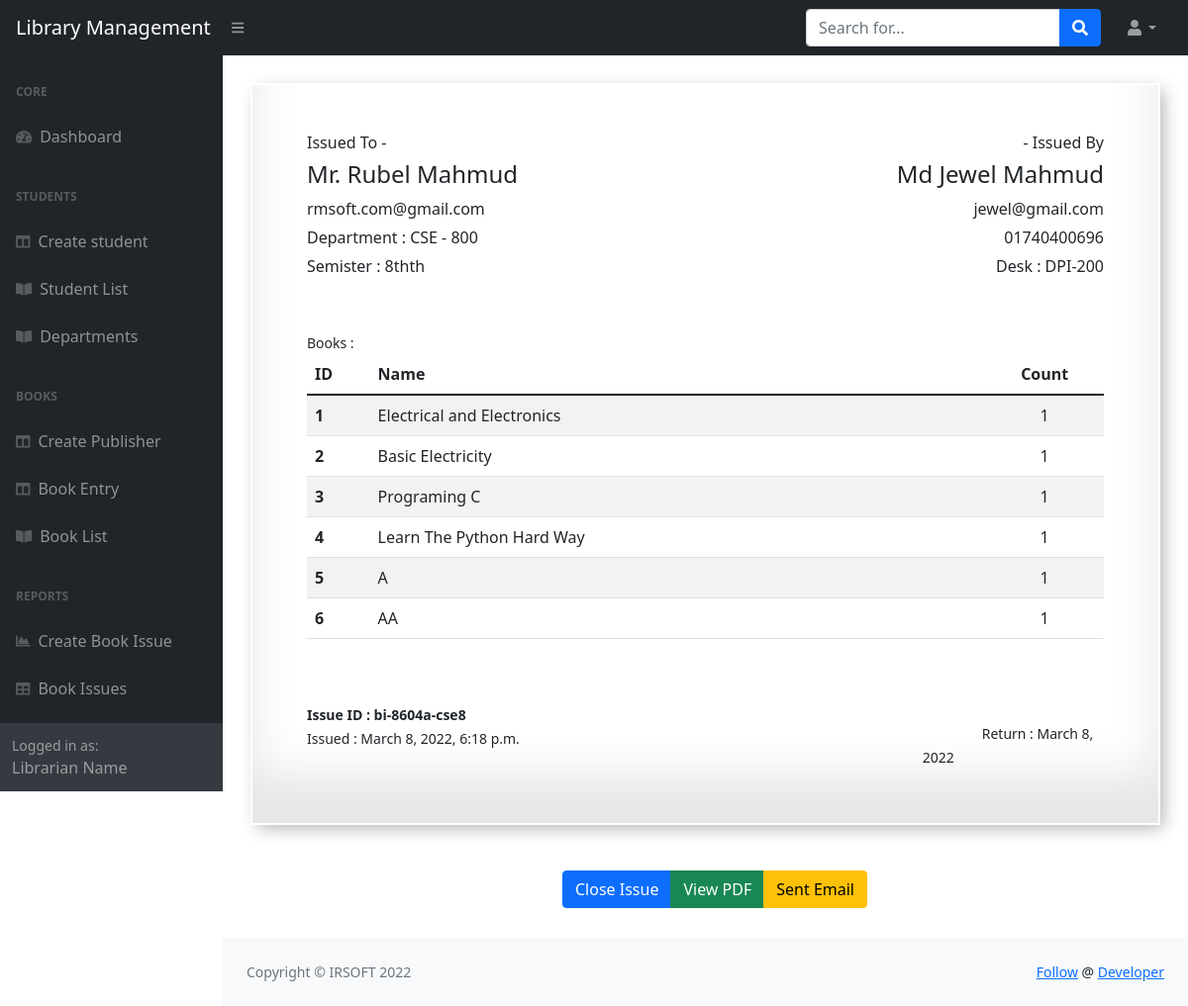
The app's page /issues/33/document/ with its own data.
### book_issues/models.py (models this page shows, shortened)
class BookIssue(models.Model):
    issueId = models.CharField(max_length=50, null=True, blank=True, editable=False)
    title = models.CharField(max_length=100, default='Book reception info')
    slug = models.CharField(max_length=200, null=True, blank=True)
    student = models.ForeignKey(Student, on_delete=models.CASCADE)
    librarian = models.ForeignKey(Librarian, on_delete=models.CASCADE)
    books = models.ManyToManyField(Book)
    issue_date = models.DateTimeField(auto_now_add=True)
    updated_at = models.DateTimeField(null=True, blank=True)
    return_date = models.DateField(null=True, blank=True)
    is_closed = models.BooleanField(default=False)
    class Meta:
        verbose_name_plural = 'bookissues'

### students/models.py (models this page shows, shortened)
class Student(models.Model):
    semisters = (
        ('1st','1st'),
        ('2nd','2nd'),
        ('3rd','3rd'),
        ('4th','4th'),
        ('5th','5th'),
        ('6th','6th'),
        ('7th','7th'),
        ('8th','8th')
    )
    gender = (
        ('male', 'Male'),
        ('female', 'Female'),
        ('other', 'Other'),
    )
    stdId = models.CharField(max_length=50, null=True, blank=True, editable=False)
    name = models.CharField(max_length=100)
    email = models.CharField(max_length=50)
    mobile = models.CharField(max_length=50)
    session = models.CharField(max_length=50)
    department = models.ForeignKey(Department, on_delete=models.CASCADE)
    semister = models.CharField(choices=semisters, max_length=50)
    dob = models.DateField()
    fatherName = models.CharField(max_length=100)
    motherName = models.CharField(max_length=100)
    address = models.TextField(max_length=500)
    religion = models.CharField(max_length=100)
    gender = models.CharField(choices=gender, max_length=100)
    class Meta:
        verbose_name_plural = 'students'

class Department(models.Model):
    name = models.CharField(max_length=100)
    code = models.CharField(max_length=50)
    description = models.TextField(max_length=600)
    class Meta:
        verbose_name_plural = 'departments'
    def __str__(self):
        return f'{self.name} - {self.code}'

### librarians/models.py (models this page shows, shortened)
class Librarian(models.Model):
    libId = models.CharField(max_length=50, null=True, blank=True)
    name = models.CharField(max_length=100)
    email = models.CharField(max_length=50)
    mobile = models.CharField(max_length=50)
    photo = models.ImageField(max_length=600)
    class Meta:
        verbose_name_plural = 'librarians'

### books/models.py (models this page shows, shortened)
class Book(models.Model):
    semisters = (
        ('1st','1st'),
        ('2nd','2nd'),
        ('3rd','3rd'),
        ('4th','4th'),
        ('5th','5th'),
        ('6th','6th'),
        ('7th','7th'),
        ('8th','8th')
    )
    name = models.CharField(max_length=100)
    code = models.CharField(max_length=50)
    publisher = models.ForeignKey(Publisher, on_delete=models.CASCADE)
    department = models.ForeignKey(Department, on_delete=models.CASCADE)
    semister = models.CharField(choices=semisters, max_length=50)
    amount = models.PositiveIntegerField(default=0)
    class Meta:
        verbose_name_plural = 'books'

### book_issues/views.py (the view)
# urls.py: path('<int:issue_id>/document/', document_issue, name='document_issue'),
def document_issue(request, issue_id):
    issue = BookIssue.objects.get(pk=issue_id)
    context = {}
    context['issue'] = issue
    return render(request, 'book_issues/document_issue.html', context)

### templates/book_issues/document_issue.html (shortened to what this page needs)
{% extends 'base.html' %}
{% block content %}
<div style="padding:30px;">
    <div class="container" id="pageBox">
        <div style="padding:5px 35px 35px 35px;">
        <br>
        <div class="row">
            <div class="col-md-6 student">
                <h6>Issued To -</h6>
                <h4>{{ issue.student.name }}</h4>
                <p>{{ issue.student.email }}</p>
                <p>Department : {{ issue.student.department }}</p>
                <p>Semister : {{ issue.student.semister }}th</p>
            </div>
            <div style="text-align:right;" class="col-md-6 librarian">
                <h6>- Issued By</h6>
                <h4>{{ issue.librarian.name }}</h4>
                <p style="margin-bottom:5px;">{{ issue.librarian.email }}</p>
                <p style="margin-bottom:5px;">{{ issue.librarian.mobile }}</p>
                <p style="margin-bottom:5px;">Desk : DPI-200</p>
            </div>
        </div>
    <br>
        <br>
        <small>Books :</small>
        <div class="row">
            <div class="col-md-12">
                <table class="table table-striped">
                  <thead>
                    <tr>
                      <th scope="col">ID</th>
                      <th scope="col">Name</th>
                      <th scope="col" style="padding-left:100px;"></th>
                      <th scope="col" class="text-center">Count</th>
                    </tr>
                  </thead>
                  <tbody>
                  {% for book in issue.books.all %}
                    <tr>
                      <th scope="row">{{ book.id }}</th>
                      <td>{{ book.name }}</td>
                      <td></td>
                      <td class="text-center">1</td>
                    </tr>
                  {% endfor %}
                  </tbody>
                </table>
            </div>
        </div>
        <br>
        <br>
        <div class="row">
            <div class="col-md-4">
                <small ><b>Issue ID : {{ issue.issueId }}</b></small><br>
                <small>Issued : {{ issue.issue_date }}</small>
            </div>
            <div class="col-md-5"></div>
            <div class="col-md-3">
                <h6 style="margin:0px;">&nbsp;</h6>
                <small style="text-align:right;padding-left:60px;">Return : {{ issue.issue_date.date }}</small>
            </div>
        </div>
        </div>
    </div>
    <br>
    <br>
    <div class="row">
        <div class="col-md-4"></div>
        <div class="col-md-6">
            <div class="btn-group" role="group" aria-label="Basic example">
              <a href="{% url 'document_issue' issue.pk %}" class="btn btn-primary">Close Issue</a>
              <a href="#" class="btn btn-success">View PDF</a>
              <a href="#" class="btn btn-warning">Sent Email</a>
            </div>
        </div>
        <div class="col-md-2"></div>
    </div>
</div>
{% endblock content %}

### static/css/custom.css (style rules this page uses)
.student p, librarian { margin:0px 0px 5px 0px; }
.librarian p { margin:0px; }
#pageBox { padding: 20px; box-shadow: inset 0 -3em 3em rgba(0,0,0,0.1), 0 0 0 2px rgb(255,255,255), 0.3em 0.3em 1em rgba(0,0,0,0.3); }

### records on screen
BookIssue: student.name "Mr. Rubel Mahmud", student.email "rmsoft.com@gmail.com", student.department "CSE - 800", student.semister "8th", librarian.name "Md Jewel Mahmud", librarian.email "jewel@gmail.com", librarian.mobile "01740400696", issueId "bi-8604a-cse8", issue_date "March 8, 2022, 6:18 p.m.", issue_date "March 8, 2022"
Book: id "1", name "Electrical and Electronics"
Book: id "2", name "Basic Electricity"
Book: id "3", name "Programing C"
Book: id "4", name "Learn The Python Hard Way"
Book: id "5", name "A"
Book: id "6", name "AA"
